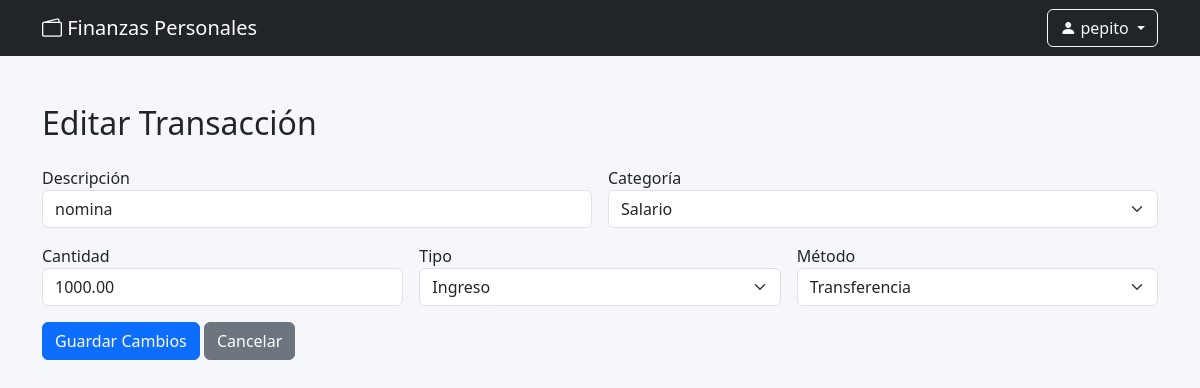
/php/editar_transaccion.php?id=32 (signed in), run on the app's committed database.
### tables this page shows
CREATE TABLE `transacciones` (
  `id` bigint(20) NOT NULL,
  `id_usuario` bigint(20) NOT NULL,
  `cantidad` decimal(10,2) NOT NULL,
  `type` enum('ingreso','gasto') NOT NULL,
  `method` enum('efectivo','transferencia','tarjeta') NOT NULL,
  `date` date NOT NULL,
  `descripcion` text NOT NULL DEFAULT 'Sin descripción',
  `categoria` text NOT NULL DEFAULT 'General'
);

### php/editar_transaccion.php (the view, shortened to what this page needs)
<?php
include 'conexion.php';
$id_transaccion = intval($_GET['id']);
$stmt = $conexion->prepare("SELECT cantidad, type, method, descripcion, categoria FROM transacciones WHERE id = ?");
$stmt->bind_param("i", $id_transaccion);
$stmt->execute();
$stmt->bind_result($cantidad, $type, $method, $descripcion, $categoria);
?>
<!DOCTYPE html>
<html lang="es">
<head>
    <link rel="stylesheet" href="../css/styles.css">
    <link rel="stylesheet" href="../css/custom_styles.css">
    <link href="https://cdn.jsdelivr.net/npm/bootstrap@5.3.0/dist/css/bootstrap.min.css" rel="stylesheet">
    <link href="https://cdn.jsdelivr.net/npm/bootstrap-icons@1.10.5/font/bootstrap-icons.css" rel="stylesheet">
</head>
<nav class="navbar navbar-expand-lg navbar-dark bg-dark">
    <div class="container">
        <a class="navbar-brand" href="#">
            <i class="bi bi-wallet2"></i> Finanzas Personales
        </a>
        <div class="ms-auto d-flex align-items-center">
            <?php if(isset($_SESSION['usuario'])): ?>
                <div class="btn-group">
                    <button type="button" class="btn btn-outline-light dropdown-toggle" data-bs-toggle="dropdown">
                        <i class="bi bi-person-fill"></i>
                        <?php
                        if(!empty($_SESSION['usuario'])) {
                            echo htmlspecialchars($_SESSION['usuario']);
                        }
                        ?>
                    </button>
                </div>
            <?php else: ?>
                <a href="login.php" class="btn btn-outline-light">Iniciar Sesión</a>
            <?php endif; ?>
        </div>
    </div>
</nav>
<body class="custom-bg">
<div class="container my-5">
    <h2 class="mb-4">Editar Transacción</h2>
    <form action="guardar_edicion.php" method="POST" class="row g-3">
        <div class="col-md-6">
            <label>Descripción</label>
            <input type="text" name="descripcion" class="form-control" value="<?= htmlspecialchars($descripcion) ?>" required>
        </div>
        <div class="col-md-6">
            <label>Categoría</label>
            <select name="categoria" class="form-select" required>
                <?php
                $opciones = ["Salario", "Comida", "Transporte", "Ocio", "Servicios", "Otros"];
                foreach ($opciones as $opcion) {
                    $selected = $categoria === $opcion ? "selected" : "";
                    echo "<option value='$opcion' $selected>$opcion</option>";
                }
                ?>
            </select>
        </div>
        <div class="col-md-4">
            <label>Cantidad</label>
            <input type="number" step="0.01" name="cantidad" class="form-control" value="<?= $cantidad ?>" required>
        </div>
        <div class="col-md-4">
            <label>Tipo</label>
            <select name="type" class="form-select" required>
                <option value="ingreso" <?= $type === 'ingreso' ? 'selected' : '' ?>>Ingreso</option>
            </select>
        </div>
        <div class="col-md-4">
            <label>Método</label>
            <select name="method" class="form-select" required>
                <option value="transferencia" <?= $method === 'transferencia' ? 'selected' : '' ?>>Transferencia</option>
            </select>
        </div>
        <div class="col-12">
            <button type="submit" class="btn btn-primary">Guardar Cambios</button>
            <a href="../principal.php" class="btn btn-secondary">Cancelar</a>
        </div>
    </form>
</div>
</body>
</html>

### css/custom_styles.css (style rules this page uses)
.custom-bg { background-color: #f5f7fa; min-height: 100vh; }

### data on the page
transacciones: descripcion "nomina", cantidad "1000.00", type "Ingreso", method "Transferencia"

### other printed values
$_SESSION['usuario'] "pepito"
form field categoria "Salario"
